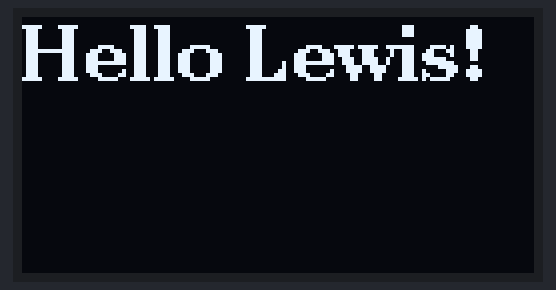
Recording of a sketch running on a simulated ESP32. Shown: 128×64 one-colour display.

Above: at 0.1 s.
At 1.2 s:
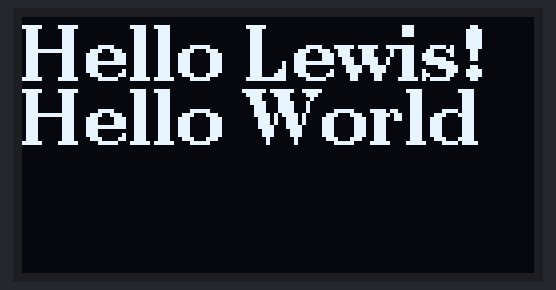
At 2.2 s:
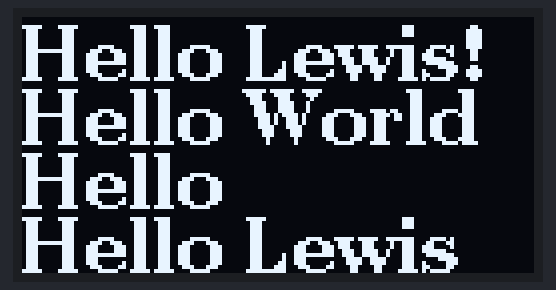

The sketch:

esp32_template.ino
```cpp
#include <Wire.h>


#include "hdisplay.h"

espDisplay chipDisplay;

void setup() {
  Serial.begin(115200);

//tried to move .begin() into espDisplay ctor, would not enable
  chipDisplay.start();
  //print 2 lines of test code
  chipDisplay.print();
  //print function
  chipDisplay.print("Hello Lewis");

}


void loop() {
  // put your main code here, to run repeatedly:


}
```

hdisplay.cpp
```cpp
#include "hdisplay.h"
#include <U8g2lib.h>
#include <U8x8lib.h>
#include <Wire.h>


espDisplay::espDisplay(): chipDisplay(U8G2_R0, U8X8_PIN_NONE, SCL, SDA){

}
void espDisplay::print(){

  chipDisplay.clearDisplay();

  chipDisplay.setFont(u8g2_font_ncenB14_tr);
  chipDisplay.setCursor(0, 16);
  chipDisplay.print("Hello Lewis!");
  chipDisplay.sendBuffer();
  delay(1000);
//  chipDisplay.clearDisplay();
  chipDisplay.setCursor(0, 32);
  chipDisplay.print("Hello World");
  chipDisplay.sendBuffer();
  delay(1000);


}

void espDisplay::print(char* out){
  chipDisplay.setFont(u8g2_font_ncenB14_tr);

  chipDisplay.setCursor(0, 48);
  chipDisplay.println("Hello ");
  chipDisplay.setCursor(0, 64);
  chipDisplay.print(out);
  chipDisplay.sendBuffer();
}
```

hdisplay.h
```cpp
#ifndef _hdisplay_h
#define _hdisplay_h

#include <U8g2lib.h>
#include <U8x8lib.h>
#include <Wire.h>

#define SDA 5
#define SCL 4


int setupScreen();


class espDisplay{
  public:
    espDisplay();
    void print(void);
    void print(char*);
    void start(){chipDisplay.begin();}

  private:

    U8G2_SSD1306_128X64_NONAME_F_HW_I2C chipDisplay;

    int line = 0;

};

#endif
```

Measured:
- what the display in image 0 shows lasts 1.0 s, from 0.1 s to 1.1 s
